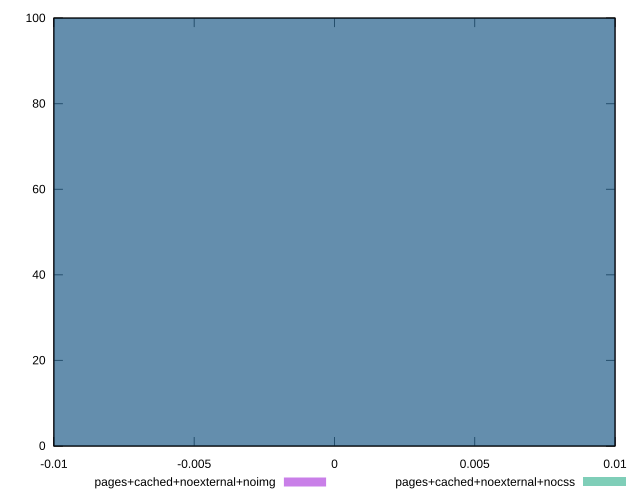

Source code (gnuplot):
reset

$pagesCachedNoexternalNoimg <<EOF
0 100
EOF

$pagesCachedNoexternalNocss <<EOF
0 100
EOF

set key outside below
set boxwidth 0.1
set xrange [-0.01:0.01]
set yrange [0:100]
set trange [0:100]
set style fill transparent solid 0.5 noborder
set terminal svg size 640, 500 enhanced background rgb 'white'
set output "report_00007_2020-12-11T15:55:29.892Z/uses-rel-preconnect/comparison/histogram/8_vs_9.svg"

plot $pagesCachedNoexternalNoimg title "pages+cached+noexternal+noimg" with boxes, \
     $pagesCachedNoexternalNocss title "pages+cached+noexternal+nocss" with boxes

reset
